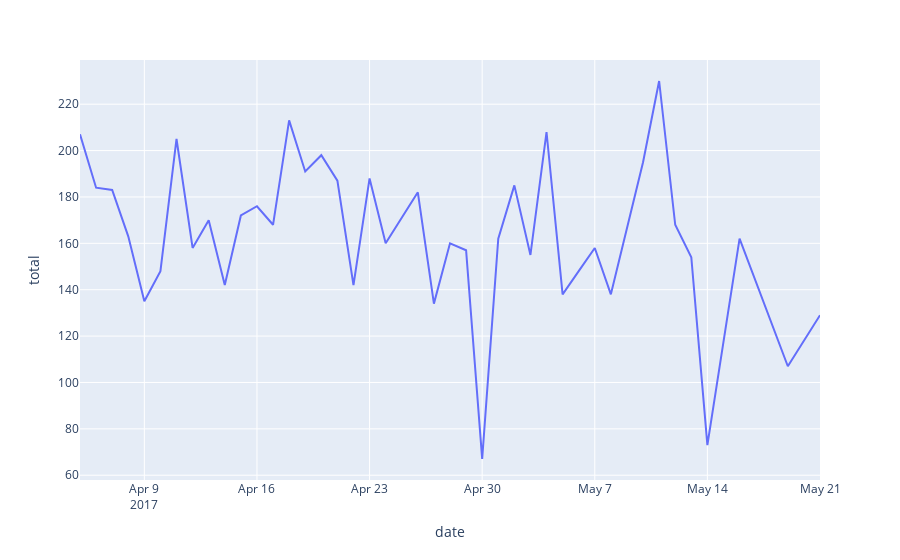
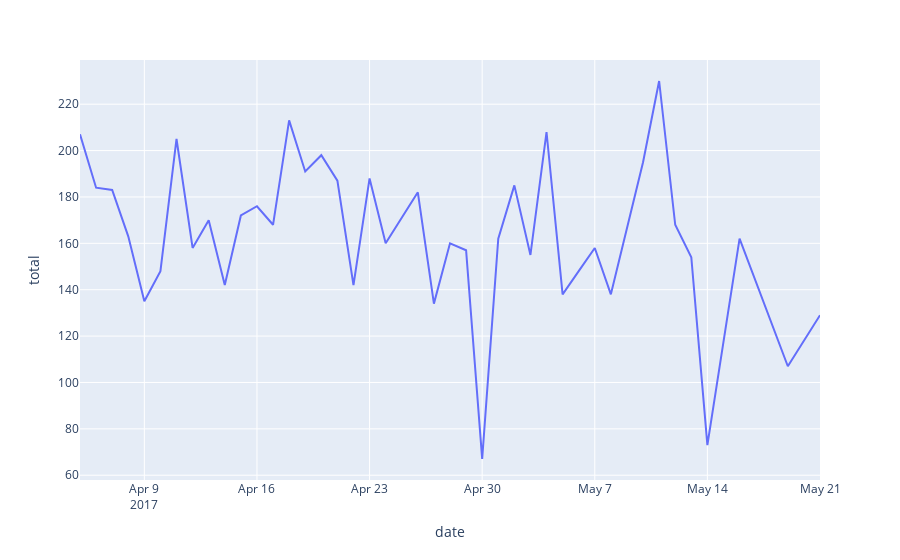
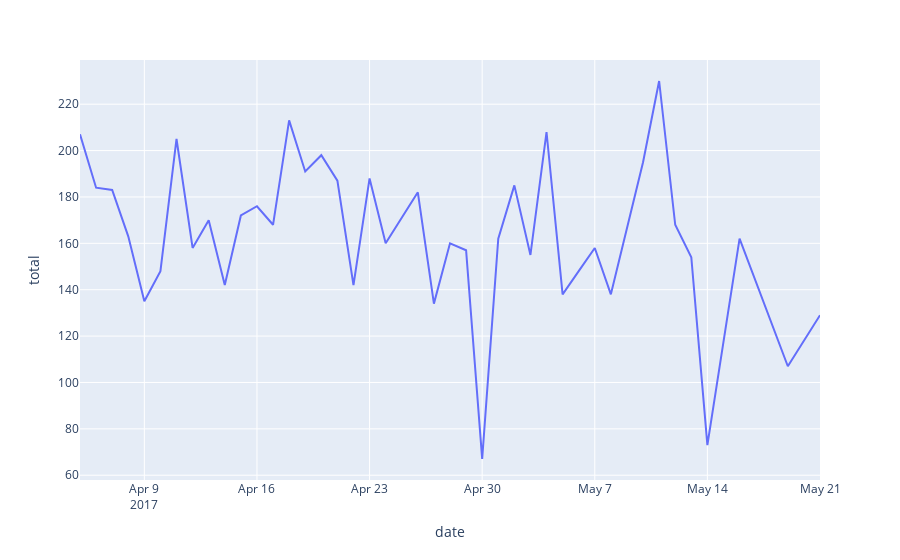
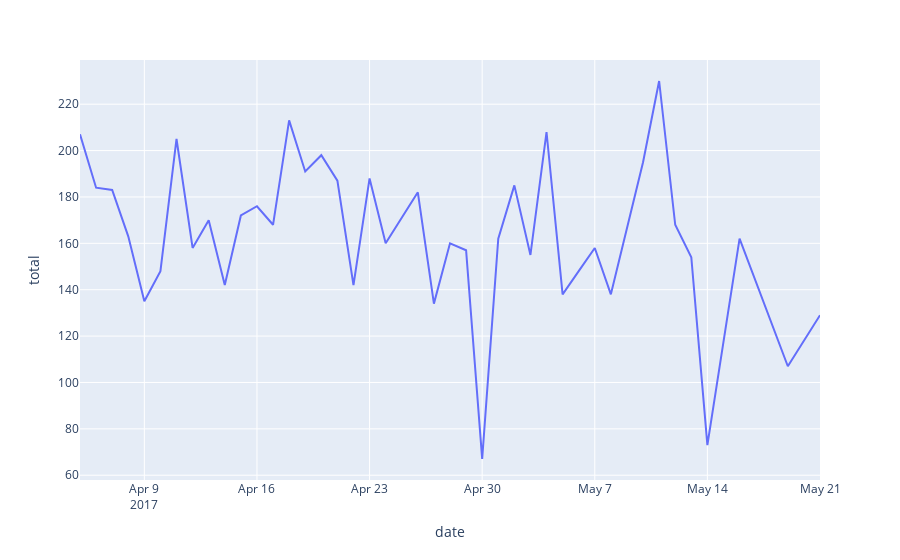

Notebook code for these charts, in order:
### Code cell
for i in years:
    df_x=df_1[df_1['year']==i]
    sns.lineplot(data=df_x.drop_duplicates('date'),x='date',y='total')
    fig.show()

### Figure 1 — Plotly figure (JSON) as saved in the notebook; plotly's stock layout.template omitted (floating-point values rounded to 4 significant figures)
{"data": [{"hovertemplate": "date=%{x}<br>total=%{y}<extra></extra>", "legendgroup": "", "line": {"color": "#636efa", "dash": "solid"}, "marker": {"symbol": "circle"}, "mode": "lines", "name": "", "orientation": "v", "showlegend": false, "type": "scatter", "x": ["2017-04-05T00:00:00", "2017-04-06T00:00:00", "2017-04-07T00:00:00", "2017-04-08T00:00:00", "2017-04-09T00:00:00", "2017-04-10T00:00:00", "2017-04-11T00:00:00", "2017-04-12T00:00:00", "2017-04-13T00:00:00", "2017-04-14T00:00:00", "2017-04-15T00:00:00", "2017-04-16T00:00:00", "2017-04-17T00:00:00", "2017-04-18T00:00:00", "2017-04-19T00:00:00", "2017-04-20T00:00:00", "2017-04-21T00:00:00", "2017-04-22T00:00:00", "2017-04-23T00:00:00", "2017-04-24T00:00:00", "2017-04-26T00:00:00", "2017-04-27T00:00:00", "2017-04-28T00:00:00", "2017-04-29T00:00:00", "2017-04-30T00:00:00", "2017-05-01T00:00:00", "2017-05-02T00:00:00", "2017-05-03T00:00:00", "2017-05-04T00:00:00", "2017-05-05T00:00:00", "2017-05-06T00:00:00", "2017-05-07T00:00:00", "2017-05-08T00:00:00", "2017-05-09T00:00:00", "2017-05-10T00:00:00", "2017-05-11T00:00:00", "2017-05-12T00:00:00", "2017-05-13T00:00:00", "2017-05-14T00:00:00", "2017-05-16T00:00:00", "2017-05-19T00:00:00", "2017-05-21T00:00:00"], "xaxis": "x", "y": [207, 184, 183, 163, 135, 148, 205, 158, 170, 142, 172, 176, 168, 213, 191, 198, 187, 142, 188, 160, 182, 134, 160, 157, 67, 162, 185, 155, 208, 138, 148, 158, 138, 167, 195, 230, 168, 154, 73, 162, 107, 129], "yaxis": "y"}], "layout": {"legend": {"tracegroupgap": 0}, "margin": {"t": 60}, "xaxis": {"anchor": "y", "domain": [0, 1], "title": {"text": "date"}}, "yaxis": {"anchor": "x", "domain": [0, 1], "title": {"text": "total"}}}}

### Figure 2 — Plotly figure (JSON) as saved in the notebook; plotly's stock layout.template omitted (floating-point values rounded to 4 significant figures)
{"data": [{"hovertemplate": "date=%{x}<br>total=%{y}<extra></extra>", "legendgroup": "", "line": {"color": "#636efa", "dash": "solid"}, "marker": {"symbol": "circle"}, "mode": "lines", "name": "", "orientation": "v", "showlegend": false, "type": "scatter", "x": ["2017-04-05T00:00:00", "2017-04-06T00:00:00", "2017-04-07T00:00:00", "2017-04-08T00:00:00", "2017-04-09T00:00:00", "2017-04-10T00:00:00", "2017-04-11T00:00:00", "2017-04-12T00:00:00", "2017-04-13T00:00:00", "2017-04-14T00:00:00", "2017-04-15T00:00:00", "2017-04-16T00:00:00", "2017-04-17T00:00:00", "2017-04-18T00:00:00", "2017-04-19T00:00:00", "2017-04-20T00:00:00", "2017-04-21T00:00:00", "2017-04-22T00:00:00", "2017-04-23T00:00:00", "2017-04-24T00:00:00", "2017-04-26T00:00:00", "2017-04-27T00:00:00", "2017-04-28T00:00:00", "2017-04-29T00:00:00", "2017-04-30T00:00:00", "2017-05-01T00:00:00", "2017-05-02T00:00:00", "2017-05-03T00:00:00", "2017-05-04T00:00:00", "2017-05-05T00:00:00", "2017-05-06T00:00:00", "2017-05-07T00:00:00", "2017-05-08T00:00:00", "2017-05-09T00:00:00", "2017-05-10T00:00:00", "2017-05-11T00:00:00", "2017-05-12T00:00:00", "2017-05-13T00:00:00", "2017-05-14T00:00:00", "2017-05-16T00:00:00", "2017-05-19T00:00:00", "2017-05-21T00:00:00"], "xaxis": "x", "y": [207, 184, 183, 163, 135, 148, 205, 158, 170, 142, 172, 176, 168, 213, 191, 198, 187, 142, 188, 160, 182, 134, 160, 157, 67, 162, 185, 155, 208, 138, 148, 158, 138, 167, 195, 230, 168, 154, 73, 162, 107, 129], "yaxis": "y"}], "layout": {"legend": {"tracegroupgap": 0}, "margin": {"t": 60}, "xaxis": {"anchor": "y", "domain": [0, 1], "title": {"text": "date"}}, "yaxis": {"anchor": "x", "domain": [0, 1], "title": {"text": "total"}}}}

### Figure 3 — Plotly figure (JSON) as saved in the notebook; plotly's stock layout.template omitted (floating-point values rounded to 4 significant figures)
{"data": [{"hovertemplate": "date=%{x}<br>total=%{y}<extra></extra>", "legendgroup": "", "line": {"color": "#636efa", "dash": "solid"}, "marker": {"symbol": "circle"}, "mode": "lines", "name": "", "orientation": "v", "showlegend": false, "type": "scatter", "x": ["2017-04-05T00:00:00", "2017-04-06T00:00:00", "2017-04-07T00:00:00", "2017-04-08T00:00:00", "2017-04-09T00:00:00", "2017-04-10T00:00:00", "2017-04-11T00:00:00", "2017-04-12T00:00:00", "2017-04-13T00:00:00", "2017-04-14T00:00:00", "2017-04-15T00:00:00", "2017-04-16T00:00:00", "2017-04-17T00:00:00", "2017-04-18T00:00:00", "2017-04-19T00:00:00", "2017-04-20T00:00:00", "2017-04-21T00:00:00", "2017-04-22T00:00:00", "2017-04-23T00:00:00", "2017-04-24T00:00:00", "2017-04-26T00:00:00", "2017-04-27T00:00:00", "2017-04-28T00:00:00", "2017-04-29T00:00:00", "2017-04-30T00:00:00", "2017-05-01T00:00:00", "2017-05-02T00:00:00", "2017-05-03T00:00:00", "2017-05-04T00:00:00", "2017-05-05T00:00:00", "2017-05-06T00:00:00", "2017-05-07T00:00:00", "2017-05-08T00:00:00", "2017-05-09T00:00:00", "2017-05-10T00:00:00", "2017-05-11T00:00:00", "2017-05-12T00:00:00", "2017-05-13T00:00:00", "2017-05-14T00:00:00", "2017-05-16T00:00:00", "2017-05-19T00:00:00", "2017-05-21T00:00:00"], "xaxis": "x", "y": [207, 184, 183, 163, 135, 148, 205, 158, 170, 142, 172, 176, 168, 213, 191, 198, 187, 142, 188, 160, 182, 134, 160, 157, 67, 162, 185, 155, 208, 138, 148, 158, 138, 167, 195, 230, 168, 154, 73, 162, 107, 129], "yaxis": "y"}], "layout": {"legend": {"tracegroupgap": 0}, "margin": {"t": 60}, "xaxis": {"anchor": "y", "domain": [0, 1], "title": {"text": "date"}}, "yaxis": {"anchor": "x", "domain": [0, 1], "title": {"text": "total"}}}}

### Figure 4 — Plotly figure (JSON) as saved in the notebook; plotly's stock layout.template omitted (floating-point values rounded to 4 significant figures)
{"data": [{"hovertemplate": "date=%{x}<br>total=%{y}<extra></extra>", "legendgroup": "", "line": {"color": "#636efa", "dash": "solid"}, "marker": {"symbol": "circle"}, "mode": "lines", "name": "", "orientation": "v", "showlegend": false, "type": "scatter", "x": ["2017-04-05T00:00:00", "2017-04-06T00:00:00", "2017-04-07T00:00:00", "2017-04-08T00:00:00", "2017-04-09T00:00:00", "2017-04-10T00:00:00", "2017-04-11T00:00:00", "2017-04-12T00:00:00", "2017-04-13T00:00:00", "2017-04-14T00:00:00", "2017-04-15T00:00:00", "2017-04-16T00:00:00", "2017-04-17T00:00:00", "2017-04-18T00:00:00", "2017-04-19T00:00:00", "2017-04-20T00:00:00", "2017-04-21T00:00:00", "2017-04-22T00:00:00", "2017-04-23T00:00:00", "2017-04-24T00:00:00", "2017-04-26T00:00:00", "2017-04-27T00:00:00", "2017-04-28T00:00:00", "2017-04-29T00:00:00", "2017-04-30T00:00:00", "2017-05-01T00:00:00", "2017-05-02T00:00:00", "2017-05-03T00:00:00", "2017-05-04T00:00:00", "2017-05-05T00:00:00", "2017-05-06T00:00:00", "2017-05-07T00:00:00", "2017-05-08T00:00:00", "2017-05-09T00:00:00", "2017-05-10T00:00:00", "2017-05-11T00:00:00", "2017-05-12T00:00:00", "2017-05-13T00:00:00", "2017-05-14T00:00:00", "2017-05-16T00:00:00", "2017-05-19T00:00:00", "2017-05-21T00:00:00"], "xaxis": "x", "y": [207, 184, 183, 163, 135, 148, 205, 158, 170, 142, 172, 176, 168, 213, 191, 198, 187, 142, 188, 160, 182, 134, 160, 157, 67, 162, 185, 155, 208, 138, 148, 158, 138, 167, 195, 230, 168, 154, 73, 162, 107, 129], "yaxis": "y"}], "layout": {"legend": {"tracegroupgap": 0}, "margin": {"t": 60}, "xaxis": {"anchor": "y", "domain": [0, 1], "title": {"text": "date"}}, "yaxis": {"anchor": "x", "domain": [0, 1], "title": {"text": "total"}}}}
